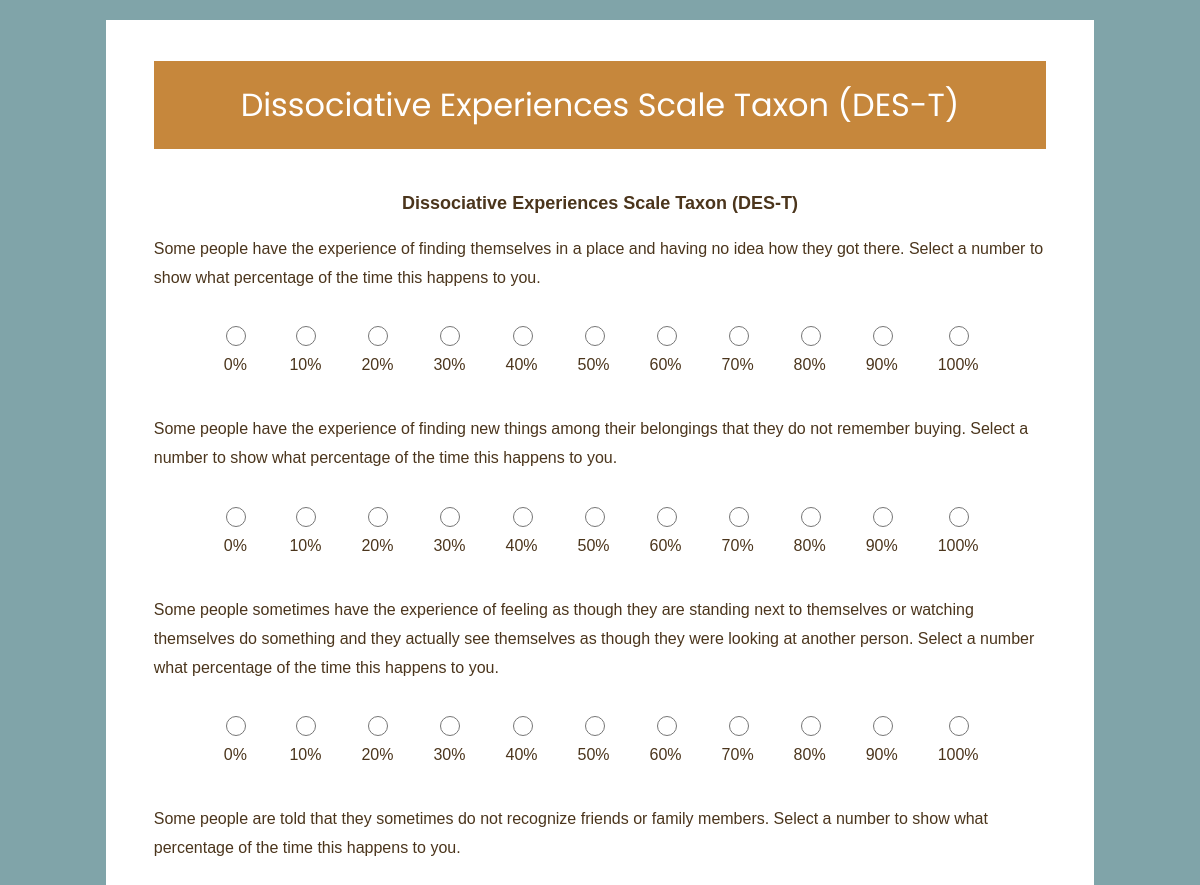
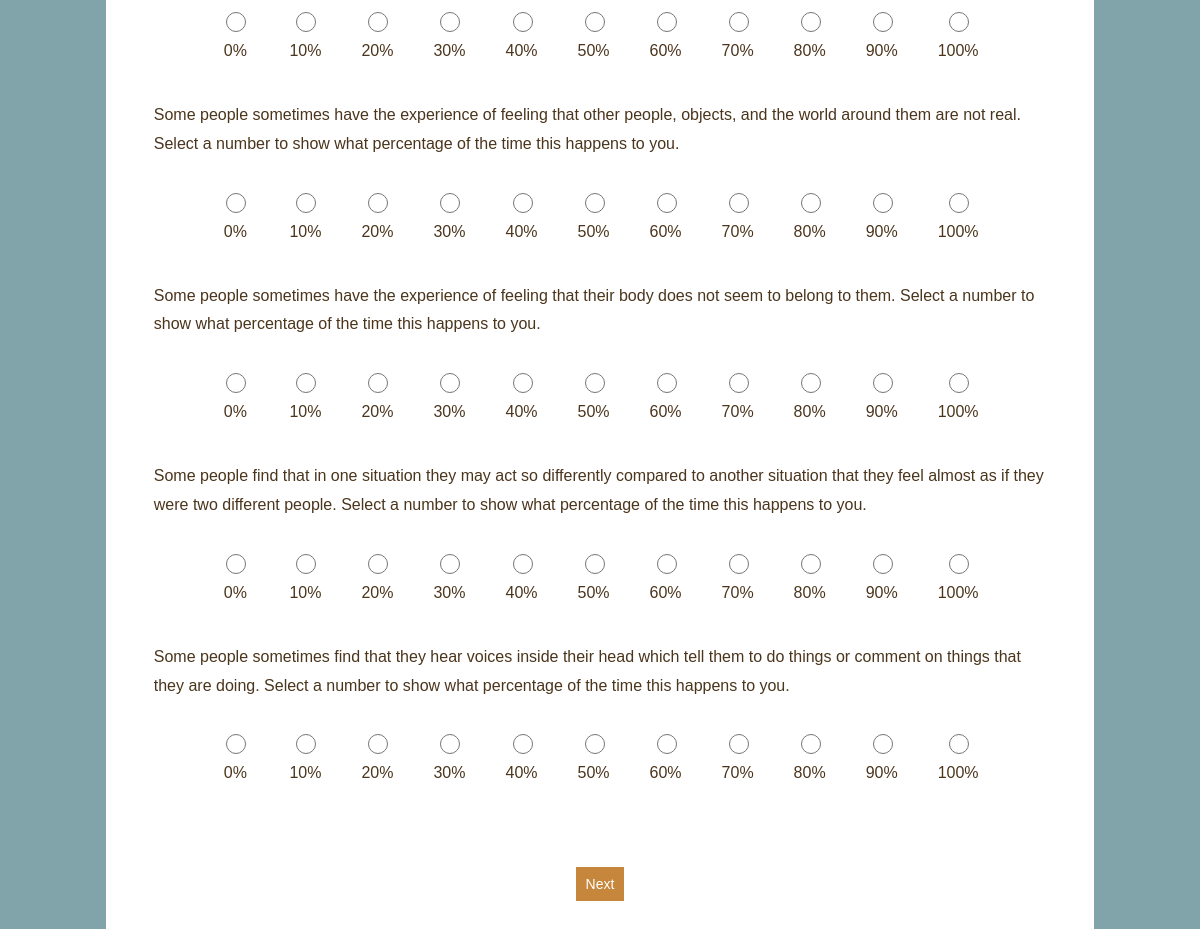
/questionnaire/1 (signed in), run on an earlier commit of the app's database (2 pictures, top to bottom).
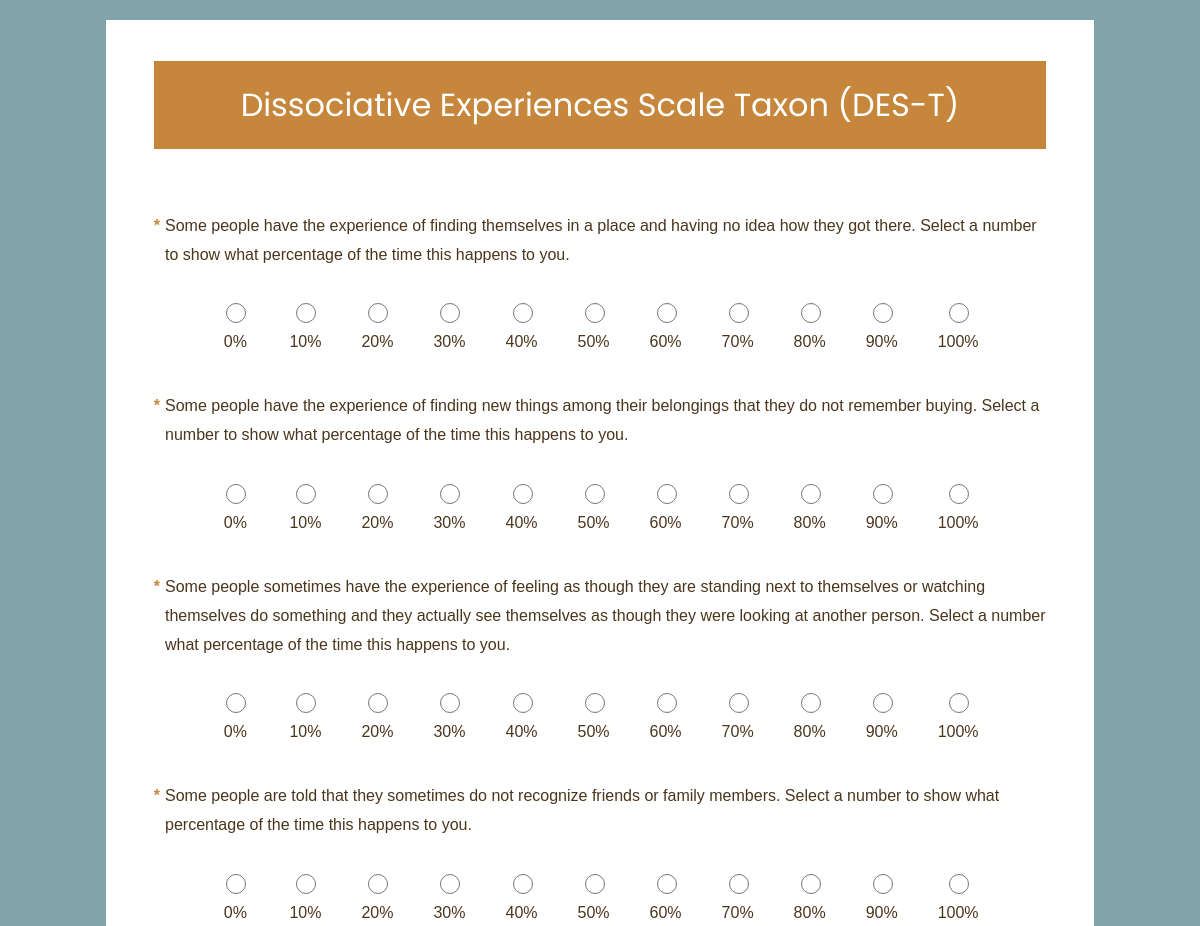
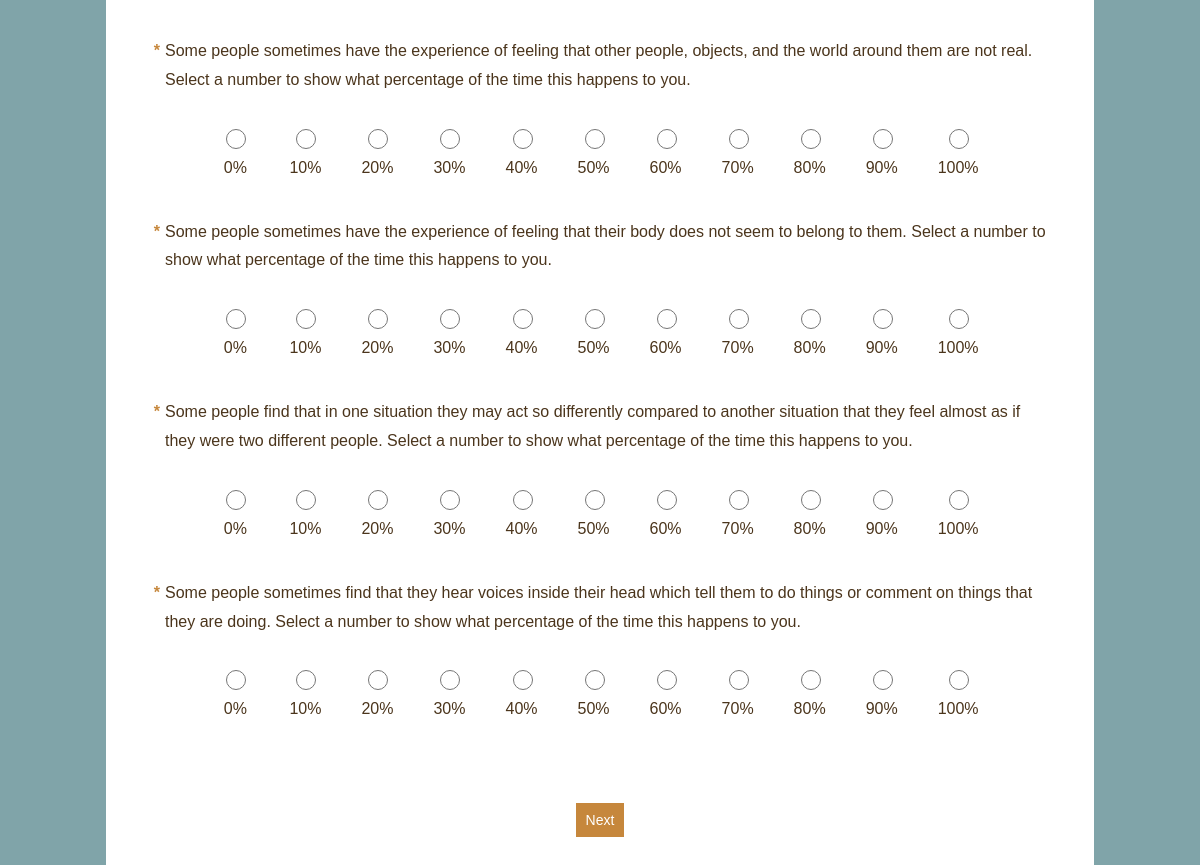
And on a later commit of the database (2 pictures, top to bottom).
### initial_screening/models.py (models this page shows, shortened)
class Questionnaire(models.Model):
    name = models.CharField(max_length=300, unique=True)
    citation = models.TextField(blank=True)
    description = models.TextField(blank=True)
    order = models.PositiveBigIntegerField(default=0,unique=True)
    class Meta:
        ordering = ['order']

class QuestionBlock(models.Model):
    questionnaire = models.ForeignKey(
        Questionnaire,
        related_name='question_blocks',
        on_delete=models.CASCADE
    )
    title = models.CharField(max_length=200, blank=True)
    description = models.TextField(blank=True)
    order = models.PositiveIntegerField(default=0)
    class Meta:
        ordering = ['order']

class Question(models.Model):
    QUESTION_TYPES = [
        ('info', "Informational Block"),
        ('text', "Single Line Text"),
        ("textarea", "Long Text"),
        ('radio', "Multiple Choice (Single-select)"),
        ('checkbox', "Multiple Choice (Multi-select)"),
        ('dropdown', "Dropdown"),
        ('date', "Date")
    ]
    question_block = models.ForeignKey(
        QuestionBlock,
        related_name='questions',
        on_delete=models.CASCADE
    )
    text = models.TextField(max_length=1000)
    question_type = models.CharField(
        max_length=30,
        choices=QUESTION_TYPES,
        default='text'
    )
    order = models.PositiveBigIntegerField(default=0)
    is_required = models.BooleanField(default=False)
    class Meta:
        ordering = ['order']

class AnswerOption(models.Model):
    question = models.ForeignKey(Question, related_name='options', on_delete=models.CASCADE)
    text = models.TextField()
    order = models.PositiveBigIntegerField(default=0)
    class Meta:
        ordering = ['order']

### initial_screening/views.py (the view, shortened to what this page needs)
# urls.py: path('questionnaire/<int:questionnaire_id>', views.questionnaire_view, name='questionnaire_view'),
@login_required
def questionnaire_view(request, questionnaire_id):
    progress, created = UserProgress.objects.get_or_create(user=request.user)
    questionnaire = get_object_or_404(
        Questionnaire.objects.prefetch_related('question_blocks__questions__options'),
        id=questionnaire_id
    )
    questionnaire_count = Questionnaire.objects.count()
    form = QuestionnaireForm(questionnaire, request.POST or None)
    return render(request, 'initial_screening/questionnaire.html', {'form': form, 'questionnaire': questionnaire, 'questionnaire_count': questionnaire_count})

### initial_screening/templates/initial_screening/questionnaire.html (shortened to what this page needs)
{% load static %}
<!DOCTYPE html>
<html lang="en">
    <head>
        <link rel="stylesheet" href="{% static 'initial_screening/styles.css' %}">
    </head>
    <body>
        <div id="questionnaire-container">
            <h1>{{ questionnaire.name }}</h1>
            <form method="POST">
                {% for block in questionnaire.question_blocks.all %}
                    <section>
                        <div class="question-header-container">
                            <p class="question-block-title">{{ block.title }}</p>
                        </div>
                        {% for question in block.questions.all %}
                            <div class="question-container">
                                <div class="question-text-container">
                                    {% if question.is_required %}
                                        <p class="required-arrow">*</p>
                                    {% endif %}
                                    <p class="question-text">{{ question.text }}</p>
                                </div>
                                {% if question.question_type == 'text' %}
                                    <input class="input-field" type="text" name="question_{{ question.id }}">
                                {% elif question.question_type == 'dropdown' %}
                                    <select class="input-field" name="question_{{question.id}}" id="question_{{question.id}}">
                                        {% for option in question.options.all %}
                                            <option value="{{ option.id }}">{{ option.text }}</option>
                                        {% endfor %}
                                    </select>
                                {% elif question.question_type == 'radio' %}
                                    <div class="radio-input-container">
                                        {% for option in question.options.all %}
                                            <label>
                                                <input class="input-field radio-input" type="radio" name="question_{{ question.id }}" value="{{ option.id }}">
                                                {{ option.text }}
                                            </label>
                                            <br>
                                        {% endfor %}
                                    </div>
                                {% elif question.question_type == 'textarea' %}
                                    <textarea class="input-field textarea-input" name="question_{{ question.id }}" rows="4" cols="50"></textarea>
                                {% endif %}
                            </div>
                        {% endfor %}
                    </section>
                {% endfor %}
                <button type="submit">
                    {% if questionnaire.order == questionnaire_count %}
                        Submit
                    {% else %}
                        Next
                    {% endif %}
                </button>
            </form>
        </div>
    </body>
</html>

### initial_screening/static/initial_screening/styles.css (style rules this page uses)
body { background-color: rgb(128, 164, 169); font-family: "Arial", "Helvetica Neue", Arial, "Lucida Grande", Tahoma, Verdana, sans-serif; color: rgb(75, 53, 28); font-style: normal; font-weight: 400; }
#questionnaire-container { display: flex; flex-direction: column; align-items: center; background-color: white; width: 80%; margin: 20px auto; padding: 20px; }
#questionnaire-container > h1 { background-color: rgb(198, 135, 60); text-align: center; color: white; font-family: "Poppins"; font-weight: 400; width: 90%; padding: 20px; }
#questionnaire-container form { width: calc(90% + 40px) }
.question-text-container { display: flex; flex-direction: row; }
.question-text, .required-arrow { line-height: 1.8em; }
.question-container { padding-bottom: 5px; }
.required-arrow { color: rgb(198, 135, 60); display: inline; font-weight: bold; padding-right: 5px; display: inline; }
.input-field { padding: 7px; width: 100%; background-color: white; border: 1px solid rgb(207, 212, 216); border-radius: 2px; box-sizing: border-box; height: 40px; color: rgb(75, 53, 28); line-height: 1.4em; font-size: 1em; }
button { margin: 10px auto; margin-top: 40px; border-radius: 0px; border: 0px; background-color: rgb(198, 135, 60); color: white; line-height: 14px; padding: 10px; font-size: 14px; cursor: pointer; display: block; }
.radio-input-container { display: flex; flex-direction: row; justify-content: center; }
.radio-input-container label { display: flex; flex-direction: column; align-items: center; margin: 5px 20px 20px 20px; }
.radio-input-container .radio-input { width: 20px; accent-color: rgb(75, 53, 28); }
section { padding: 20px 0; }

What changed in the data, as far as the page shows it:
changed QuestionBlock: title "Dissociative Experiences Scale Taxon (DES-T)" → (not shown)
changed Question (number 1 of 8 on the later page): now shows "*"
changed Question (number 2 of 8 on the later page): now shows "*"
changed Question (number 3 of 8 on the later page): now shows "*"
changed Question (number 4 of 8 on the later page): now shows "*"
changed Question (number 5 of 8 on the later page): now shows "*"
changed Question (number 6 of 8 on the later page): now shows "*"
changed Question (number 7 of 8 on the later page): now shows "*"
changed Question (number 8 of 8 on the later page): now shows "*"
